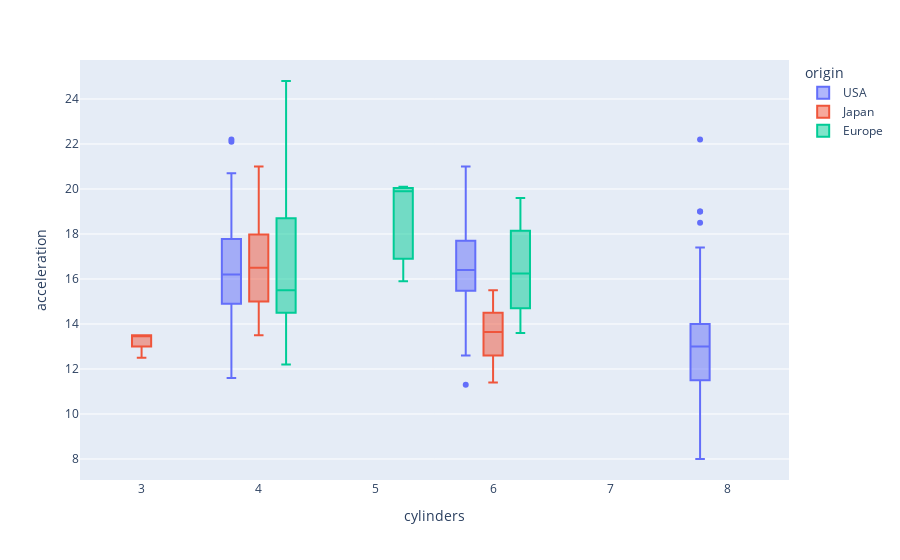

The cell this chart's notebook holds for it:
### Code cell
#num_cols=['mpg','displacement','horsepower','weight','acceleration']
fig = px.box(df_autos, x="cylinders", y="acceleration", color='origin')
fig.show()

### Figure 1 — Plotly figure (JSON) as saved in the notebook; plotly's stock layout.template omitted (floating-point values rounded to 4 significant figures; data arrays with more than 128 entries replaced by an {"elided": "..."} marker saying what was removed)
{"data": [{"alignmentgroup": "True", "hovertemplate": "origin=USA<br>cylinders=%{x}<br>acceleration=%{y}<extra></extra>", "legendgroup": "USA", "marker": {"color": "#636efa"}, "name": "USA", "notched": false, "offsetgroup": "USA", "orientation": "v", "showlegend": true, "type": "box", "x": {"elided": "245 int values"}, "x0": " ", "xaxis": "x", "y": {"elided": "245 float values"}, "y0": " ", "yaxis": "y"}, {"alignmentgroup": "True", "hovertemplate": "origin=Japan<br>cylinders=%{x}<br>acceleration=%{y}<extra></extra>", "legendgroup": "Japan", "marker": {"color": "#EF553B"}, "name": "Japan", "notched": false, "offsetgroup": "Japan", "orientation": "v", "showlegend": true, "type": "box", "x": [4, 4, 4, 4, 4, 4, 4, 3, 4, 4, 4, 4, 4, 3, 6, 4, 4, 4, 4, 4, 4, 4, 4, 4, 4, 4, 4, 6, 4, 4, 4, 4, 6, 3, 4, 4, 4, 4, 4, 4, 4, 4, 4, 4, 4, 4, 4, 4, 4, 4, 4, 4, 4, 4, 6, 3, 4, 4, 4, 4, 4, 4, 4, 4, 4, 4, 6, 6, 4, 4, 4, 4, 4, 4, 4, 4, 4], "x0": " ", "xaxis": "x", "y": [15, 14.5, 14.5, 14, 19, 18, 15.5, 13.5, 17, 14.5, 16.5, 19, 16.5, 13.5, 13.5, 19, 21, 16.5, 19, 15, 16, 13.5, 17, 17.5, 17.4, 17, 16.4, 15.5, 18.5, 16.8, 18.2, 16.4, 14.5, 13.5, 19.4, 18.6, 16.4, 14.2, 14.7, 14.8, 14.9, 16.6, 15.2, 19.2, 18.8, 16.4, 15.5, 17.5, 15, 15.2, 17.9, 19.2, 13.8, 18, 11.4, 12.5, 17, 16.9, 16.1, 19.4, 17.3, 16, 14.4, 16.8, 14.8, 18.3, 12.6, 13.8, 18.2, 17.6, 14.5, 14.5, 16.9, 15, 15.7, 16.2, 13.9], "y0": " ", "yaxis": "y"}, {"alignmentgroup": "True", "hovertemplate": "origin=Europe<br>cylinders=%{x}<br>acceleration=%{y}<extra></extra>", "legendgroup": "Europe", "marker": {"color": "#00cc96"}, "name": "Europe", "notched": false, "offsetgroup": "Europe", "orientation": "v", "showlegend": true, "type": "box", "x": [4, 4, 4, 4, 4, 4, 4, 4, 4, 4, 4, 4, 4, 4, 4, 4, 4, 4, 4, 4, 4, 4, 4, 4, 4, 4, 4, 4, 4, 4, 4, 4, 4, 4, 4, 4, 4, 4, 4, 4, 6, 4, 4, 4, 4, 4, 5, 6, 4, 6, 4, 4, 5, 4, 4, 4, 4, 4, 4, 5, 4, 4, 4, 4, 4, 6, 4, 4], "x0": " ", "xaxis": "x", "y": [20.5, 17.5, 14.5, 17.5, 12.5, 14, 19.5, 14.5, 19, 23.5, 14.5, 18, 19.5, 18, 21, 15.5, 19.5, 15.5, 14, 15.5, 14, 16.5, 15.5, 14.5, 15.5, 14, 16, 16.5, 14, 15, 17, 14.5, 13.5, 15.5, 16.9, 15.3, 14.2, 12.2, 15.7, 21.9, 16.7, 18.6, 14.5, 14.1, 12.8, 21.5, 15.9, 13.6, 15.7, 15.8, 14.9, 14, 20.1, 24.8, 14.7, 14.7, 15.8, 21.7, 23.7, 19.9, 21.8, 15.3, 15.1, 14.2, 20.4, 19.6, 15.3, 24.6], "y0": " ", "yaxis": "y"}], "layout": {"boxmode": "group", "legend": {"title": {"text": "origin"}, "tracegroupgap": 0}, "margin": {"t": 60}, "xaxis": {"anchor": "y", "domain": [0, 1], "title": {"text": "cylinders"}}, "yaxis": {"anchor": "x", "domain": [0, 1], "title": {"text": "acceleration"}}}}
